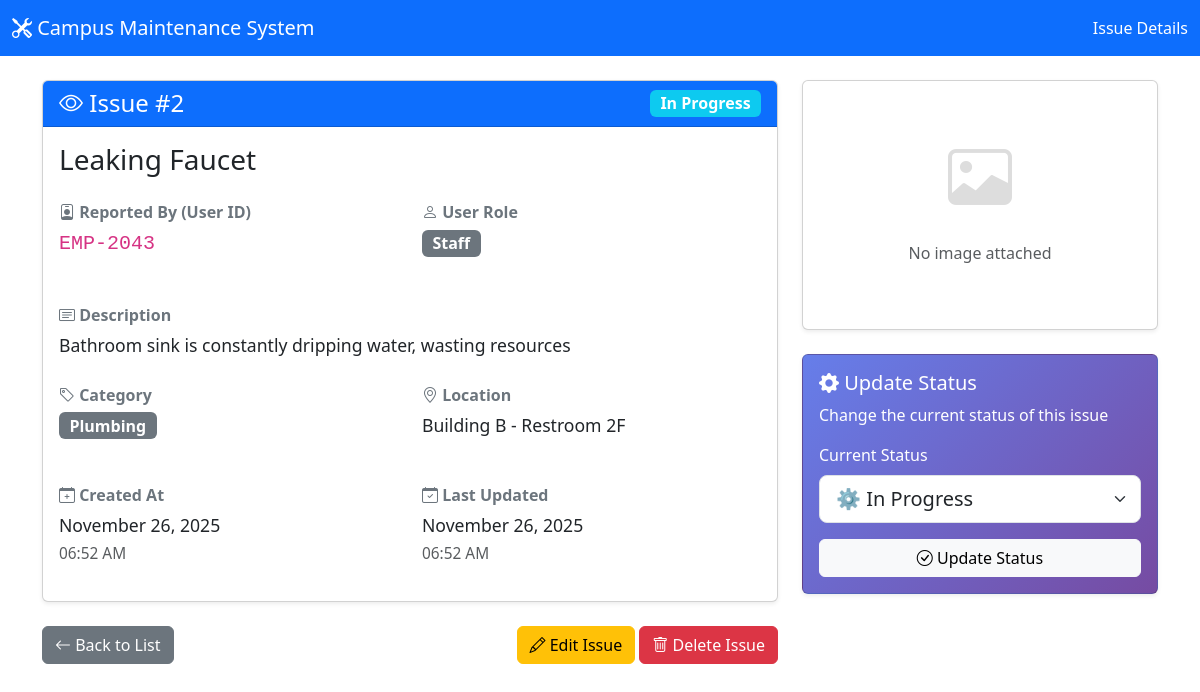
Page /index.php?action=show&id=2 on the committed database.
### tables this page shows
CREATE TABLE IF NOT EXISTS issues (
    id INT AUTO_INCREMENT PRIMARY KEY,
    user_id VARCHAR(50) NOT NULL,
    user_role ENUM('Student', 'Staff', 'Instructor') NOT NULL,
    title VARCHAR(255) NOT NULL,
    description TEXT NOT NULL,
    category VARCHAR(100) NOT NULL,
    location VARCHAR(255) NOT NULL,
    image VARCHAR(255) NULL,
    status ENUM('Pending', 'In Progress', 'Completed') DEFAULT 'Pending',
    created_at TIMESTAMP DEFAULT CURRENT_TIMESTAMP,
    updated_at TIMESTAMP DEFAULT CURRENT_TIMESTAMP ON UPDATE CURRENT_TIMESTAMP,
    INDEX idx_status (status),
    INDEX idx_category (category),
    INDEX idx_user_role (user_role),
    INDEX idx_user_id (user_id)
);

### app/Controllers/IssueController.php (called while the page is built, shortened)
<?php
require_once __DIR__ . '/../Models/Issue.php';
class IssueController
{
  private $issueModel;
  public function __construct()
  {
    $this->issueModel = new Issue();
  }
  public function show()
  {
    $id = isset($_GET['id']) ? (int)$_GET['id'] : 0;
    $issue = $this->issueModel->getById($id);
    require_once __DIR__ . '/../Views/issues/show.php';
  }
}

### app/Models/Issue.php (called while the page is built, shortened)
<?php
require_once __DIR__ . '/../../config/database.php';
class Issue
{
  private $conn;
  private $table = 'issues';
  public function __construct()
  {
    $database = new Database();
    $this->conn = $database->connect();
  }
  public function getById($id)
  {
    $query = "SELECT * FROM " . $this->table . " WHERE id = ?";
    $stmt = $this->conn->prepare($query);
    $stmt->bind_param("i", $id);
    $stmt->execute();
    $result = $stmt->get_result();
    return $result->fetch_assoc();
  }
}

### config/database.php (called while the page is built, shortened)
<?php
class Database
{
  private $host = DB_HOST;
  private $user = DB_USER;
  private $pass = DB_PASS;
  private $dbname = DB_NAME;
  public function connect()
  {
    $this->conn = null;
    try {
      $this->conn = new mysqli($this->host, $this->user, $this->pass, $this->dbname);
      $this->conn->set_charset("utf8mb4");
    } catch (Exception $e) {
      die("Database Connection Error: " . $e->getMessage());
    }
    return $this->conn;
  }
}

### app/Views/Issues/show.php (the view, shortened to what this page needs)
<!DOCTYPE html>
<html lang="en">
<head>
  <link href="https://cdn.jsdelivr.net/npm/bootstrap@5.3.0/dist/css/bootstrap.min.css" rel="stylesheet">
  <link rel="stylesheet" href="https://cdn.jsdelivr.net/npm/bootstrap-icons@1.10.0/font/bootstrap-icons.css">
</head>
<body>
  <nav class="navbar navbar-expand-lg navbar-dark bg-primary">
    <div class="container-fluid">
      <a class="navbar-brand" href="index.php">
        <i class="bi bi-tools"></i> Campus Maintenance System
      </a>
      <span class="navbar-text text-white">
        Issue Details
      </span>
    </div>
  </nav>
  <div class="container mt-4">
    <div class="row">
      <div class="col-md-8">
        <div class="card shadow-sm mb-4">
          <div class="card-header bg-primary text-white d-flex justify-content-between align-items-center">
            <h4 class="mb-0"><i class="bi bi-eye"></i> Issue #<?php echo $issue['id']; ?></h4>
            <?php
            $statusClass = '';
            switch ($issue['status']) {
              case 'In Progress':
                $statusClass = 'bg-info';
                break;
            }
            ?>
            <span class="badge <?php echo $statusClass; ?> fs-6">
              <?php echo $issue['status']; ?>
            </span>
          </div>
          <div class="card-body">
            <h3 class="mb-4"><?php echo htmlspecialchars($issue['title']); ?></h3>
            <div class="row mb-4">
              <div class="col-md-6">
                <div class="info-label">
                  <i class="bi bi-person-badge"></i> Reported By (User ID)
                </div>
                <div class="info-value">
                  <code class="fs-5"><?php echo htmlspecialchars($issue['user_id']); ?></code>
                </div>
              </div>
              <div class="col-md-6">
                <div class="info-label">
                  <i class="bi bi-person"></i> User Role
                </div>
                <div class="info-value">
                  <span class="badge bg-secondary fs-6">
                    <?php echo htmlspecialchars($issue['user_role']); ?>
                  </span>
                </div>
              </div>
            </div>
            <div class="mb-4">
              <div class="info-label">
                <i class="bi bi-card-text"></i> Description
              </div>
              <div class="info-value">
                <?php echo nl2br(htmlspecialchars($issue['description'])); ?>
              </div>
            </div>
            <div class="row mb-4">
              <div class="col-md-6">
                <div class="info-label">
                  <i class="bi bi-tag"></i> Category
                </div>
                <div class="info-value">
                  <span class="badge bg-secondary fs-6">
                    <?php echo htmlspecialchars($issue['category']); ?>
                  </span>
                </div>
              </div>
              <div class="col-md-6">
                <div class="info-label">
                  <i class="bi bi-geo-alt"></i> Location
                </div>
                <div class="info-value">
                  <?php echo htmlspecialchars($issue['location']); ?>
                </div>
              </div>
            </div>
            <div class="row">
              <div class="col-md-6">
                <div class="info-label">
                  <i class="bi bi-calendar-plus"></i> Created At
                </div>
                <div class="info-value">
                  <?php echo date('F d, Y', strtotime($issue['created_at'])); ?><br>
                  <small class="text-muted"><?php echo date('h:i A', strtotime($issue['created_at'])); ?></small>
                </div>
              </div>
              <div class="col-md-6">
                <div class="info-label">
                  <i class="bi bi-calendar-check"></i> Last Updated
                </div>
                <div class="info-value">
                  <?php echo date('F d, Y', strtotime($issue['updated_at'])); ?><br>
                  <small class="text-muted"><?php echo date('h:i A', strtotime($issue['updated_at'])); ?></small>
                </div>
              </div>
            </div>
          </div>
        </div>
        <div class="d-flex justify-content-between">
          <a href="index.php" class="btn btn-secondary">
            <i class="bi bi-arrow-left"></i> Back to List
          </a>
          <div>
            <a href="index.php?action=edit&id=<?php echo $issue['id']; ?>" class="btn btn-warning">
              <i class="bi bi-pencil"></i> Edit Issue
            </a>
            <button type="button" class="btn btn-danger" data-bs-toggle="modal" data-bs-target="#deleteModal">
              <i class="bi bi-trash"></i> Delete Issue
            </button>
          </div>
        </div>
      </div>
      <div class="col-md-4">
        <?php if ($issue['image']): ?>
          <div class="card shadow-sm mb-4">
            <div class="card-header bg-dark text-white">
              <h6 class="mb-0"><i class="bi bi-image"></i> Attached Image</h6>
            </div>
            <div class="card-body p-0">
              <img src="uploads/<?php echo htmlspecialchars($issue['image']); ?>"
                alt="Issue Image"
                class="img-fluid w-100"
                data-bs-toggle="modal"
                data-bs-target="#imageModal"
                style="cursor: pointer;">
            </div>
            <div class="card-footer text-center">
              <small class="text-muted">
                <i class="bi bi-info-circle"></i> Click image to view full size
              </small>
            </div>
          </div>
        <?php else: ?>
          <div class="card shadow-sm mb-4">
            <div class="card-body text-center py-5">
              <i class="bi bi-image" style="font-size: 4rem; color: #ddd;"></i>
              <p class="text-muted mt-3">No image attached</p>
            </div>
          </div>
        <?php endif; ?>
        <div class="card shadow-sm status-update-card">
          <div class="card-body">
            <h5 class="card-title">
              <i class="bi bi-gear-fill"></i> Update Status
            </h5>
            <p class="card-text">Change the current status of this issue</p>
            <form method="POST" action="index.php?action=updateStatus" id="statusForm">
              <div class="mb-3">
                <label class="form-label">Current Status</label>
                <select class="form-select form-select-lg" name="status" id="statusSelect" required>
                  <option value="In Progress" <?php echo $issue['status'] == 'In Progress' ? 'selected' : ''; ?>>
                    ⚙️ In Progress
                  </option>
                </select>
              </div>
              <button type="submit" class="btn btn-light w-100">
                <i class="bi bi-check-circle"></i> Update Status
              </button>
            </form>
          </div>
        </div>
      </div>
    </div>
  </div>
</body>
</html>

### app/Views/Issues/show.php (style rules this page uses)
.info-label { font-weight: 600; color: #6c757d; margin-bottom: 5px; }
.info-value { font-size: 1.1rem; margin-bottom: 20px; }
.status-update-card { background: linear-gradient(135deg, #667eea 0%, #764ba2 100%); color: white; }

### rows in the picture
issues: id "2", status "In Progress", title "Leaking Faucet", user "EMP-2043", user_role "Staff", description "Bathroom sink is constantly dripping water, wasting resources", category "Plumbing", location "Building B - Restroom 2F", created_at "November 26, 2025", created_at "06:52 AM", updated_at "November 26, 2025", updated_at "06:52 AM", status "⚙️ In Progress"
